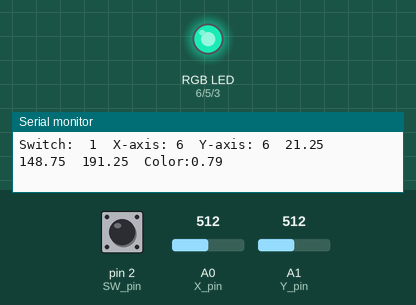
Recording of a sketch running on a simulated Arduino Uno, built with avr-gcc and run on an emulated ATmega328P. Shown: an RGB LED mixed from three pins (HIGH = lit), the last lines printed to the serial monitor. The test bench sets the inputs (shaded band); at power-on: A0 (X_pin) = 512, A1 (Y_pin) = 512, pin 2 (SW_pin) HIGH. Dim RGB values are drawn brighter than linear.

Above: at 1.2 s.
1.3 s: A0 (X_pin) set to 716
At 2.3 s:
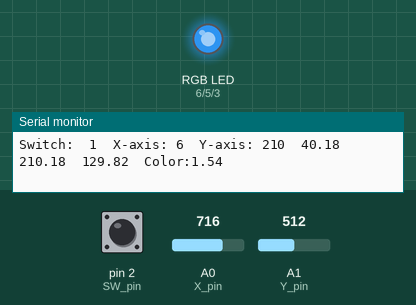
2.8 s: A1 (Y_pin) set to 245
At 4.0 s:
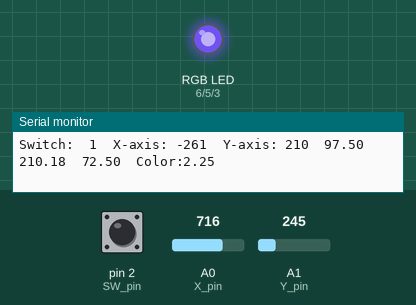
4.3 s: A1 (Y_pin) set to 271
At 5.3 s:
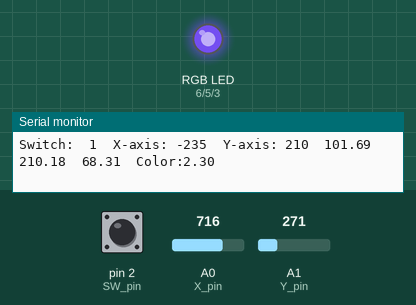
7.3 s: A0 (X_pin) set to 695
At 7.9 s:
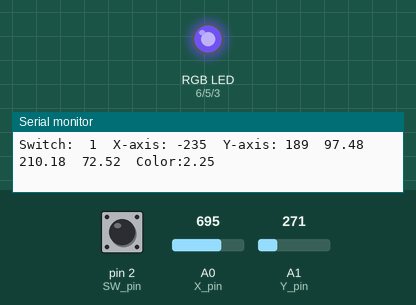
10.3 s: A0 (X_pin) set to 619
At 11.2 s:
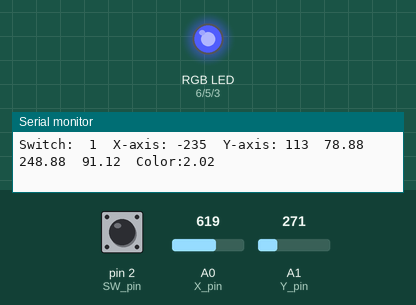
13.3 s: A0 (X_pin) set to 597
At 14.6 s:
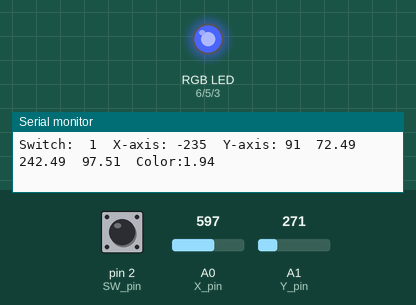
Timing chart, 0 to 16.3 s (numbered marks = the images above; inputs shaded):
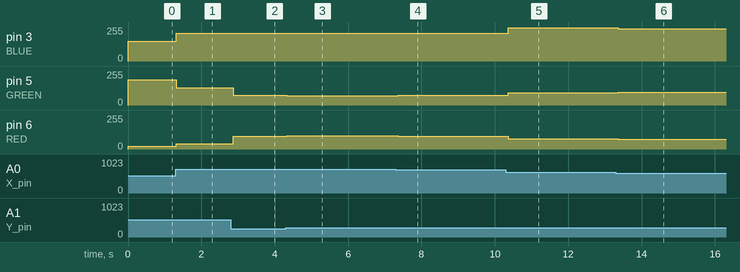

Measured:
- after the input at 1.3 s, pin 3 (BLUE): 148/255 → 210/255 at once; pin 5 (GREEN): 191/255 → 129/255 at once; pin 6 (RED): 21/255 → 40/255 at once
- after the input at 2.8 s, pin 5 (GREEN): 129/255 → 72/255 after 0.06 s; pin 6 (RED): 40/255 → 97/255 after 0.06 s
- after the input at 4.3 s, pin 5 (GREEN): 72/255 → 68/255 at once; pin 6 (RED): 97/255 → 101/255 at once
- after the input at 7.3 s, pin 5 (GREEN): 68/255 → 72/255 after 0.07 s; pin 6 (RED): 101/255 → 97/255 after 0.07 s
- after the input at 10.3 s, pin 3 (BLUE): 210/255 → 248/255 after 0.07 s; pin 5 (GREEN): 72/255 → 91/255 after 0.07 s; pin 6 (RED): 97/255 → 78/255 after 0.07 s
- after the input at 13.3 s, pin 3 (BLUE): 248/255 → 242/255 after 0.06 s; pin 5 (GREEN): 91/255 → 97/255 after 0.06 s; pin 6 (RED): 78/255 → 72/255 after 0.06 s

The sketch:

Joystick_RGB_Iteration3.ino
```cpp
  //www.elegoo.com
//2016.12.09
// Define Pins
#define BLUE 3
#define GREEN 5
#define RED 6

// Arduino pin numbers
const int SW_pin = 2; // digital pin connected to switch output
const int X_pin = 0; // analog pin connected to X output
const int Y_pin = 1; // analog pin connected to Y output
void setup() {
  pinMode(SW_pin, INPUT);
  digitalWrite(SW_pin, HIGH);
  Serial.begin(9600);
  pinMode(RED, OUTPUT);
  pinMode(GREEN, OUTPUT);
  pinMode(BLUE, OUTPUT);
  digitalWrite(RED, LOW);
  digitalWrite(GREEN, LOW);
  digitalWrite(BLUE, LOW);
}

// define variables
float greenValue;
float redValue;
float blueValue;
int xvalue = 0;
int yvalue = 0;
float redColor;
float blueColor;

void loop() {
  xvalue = analogRead(Y_pin)-506;
  yvalue = analogRead(X_pin)-506;
  float color = abs((float)atan((float)yvalue/xvalue));
  if(xvalue<0&&yvalue<0){
    color = color + 3.14159265358979;
  }
  else if(xvalue>0&&yvalue<0){
    color = color + 4.71238898038;
    }
  else if(xvalue<0&&yvalue>0){
    color = color + 1.57079632679;
  }
  greenValue =((abs(3.14159265359-(float)color))/3.14159265359)*255;
  if((color - 2.09439510239)<0){
    blueColor = color + 6.28318530718;
  }
  blueValue = ((abs(3.14159265359-(blueColor-2.09439510239)))/3.14159265359)*255;
  if((color - 4.18879020479)<0){
    redColor = color + 6.28318530718;
  }
  redValue = ((abs(3.14159265359-(redColor-4.18879020479)))/3.14159265359)*255;
  if(greenValue <= 0){
    greenValue = 0;
  }
  /*if(2.09439510239<color<4.18879020479){
    greenValue = 0;
  }
  if(2.09439510239<redColor<4.18879020479){
    redValue = 0;
    }
  if(2.09439510239<blueColor<4.18879020479){
    blueValue = 0;
    }  */
  if(redValue >= 255){
    redValue = 255;
  }
  if(redValue <= 0){
    redValue = 0;
  }
  if(blueValue >= 255){
    blueValue = 255;
  }
  if(blueValue <= 0){
    blueValue = 0;
  }
  analogWrite(RED, redValue);
  analogWrite(GREEN, greenValue);
  analogWrite(BLUE, blueValue);
  Serial.print("Switch:  ");
  Serial.print(digitalRead(SW_pin));
  Serial.print("\t");
  Serial.print("X-axis: ");
  Serial.print(xvalue);
  Serial.print("\t");
  Serial.print("Y-axis: ");
  Serial.print(yvalue);
  Serial.print("\t");
  Serial.print(redValue);
  Serial.print("\t");
  Serial.print(blueValue);
  Serial.print("\t");
  Serial.print(greenValue);
  Serial.print("\t");
  Serial.print("Color:");
  Serial.print(color);
  Serial.print("\n\n");
}
```
